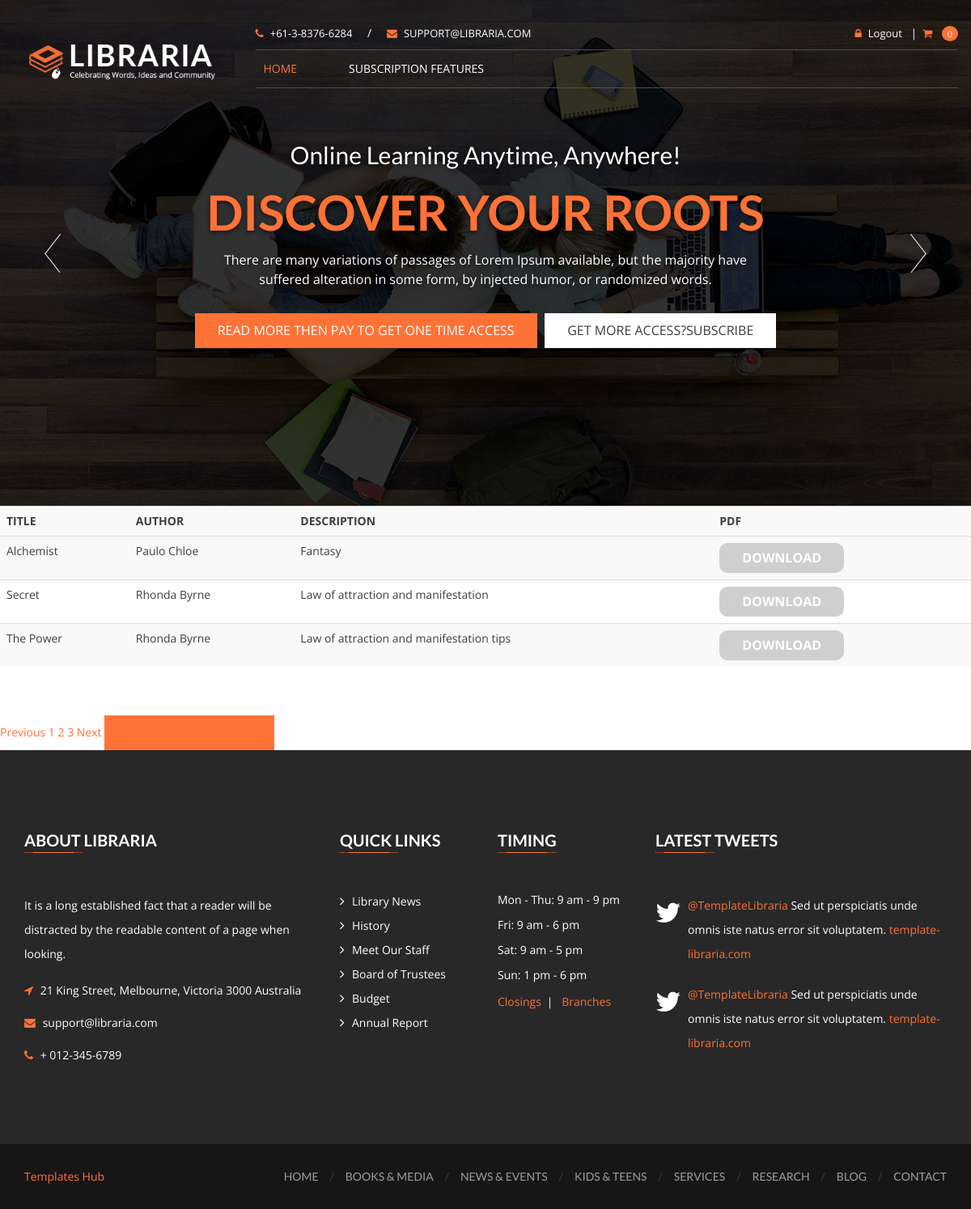
The app's page /userindex/?page=2 (signed in) with its own data.
### bookstoreapp/models.py (models this page shows, shortened)
class Book(models.Model):
    name = models.CharField(max_length=100)
    author = models.CharField(max_length=100)
    desc = models.CharField(max_length=1000)
    pdf = models.FileField(upload_to='media',null=True)

### bookstoreapp/views.py (the view)
# urls.py: path('userindex/',v.UserIndexView.as_view(),name="user/userindexpage"),
class UserIndexView(ListView):
    model=Book
    paginate_by = 3
    template_name="user/userindex.html"
    context_object_name='obj'

### bookstoreapp/templates/user/userindex.html (shortened to what this page needs)
{% load static %}
<!DOCTYPE html>
<html lang="zxx">
<head>
    <link href="{% static 'css/font-awesome.min.css' %}" rel="stylesheet" type="text/css" />
    <link href="{% static 'css/mmenu.css' %}" rel="stylesheet" type="text/css" />
    <link href="{% static 'css/mmenu.positioning.css' %}" rel="stylesheet" type="text/css" />
    <link href="{% static 'style.css' %}" rel="stylesheet" type="text/css" />
</head>
<body>
    <header id="header-v1" class="navbar-wrapper">
        <div class="container">
            <div class="row">
                <nav class="navbar navbar-default">
                    <div class="row">
                        <div class="col-md-3">
                            <div class="navbar-header">
                                <div class="navbar-brand">
                                    <h1>
                                        <a href="index-2.html">
                                            <img src="{% static 'images/libraria-logo-v1.png' %}"
                                                alt="LIBRARIA" />
                                        </a>
                                    </h1>
                                </div>
                            </div>
                        </div>
                        <div class="col-md-9">
                            <div class="header-topbar hidden-sm hidden-xs">
                                <div class="row">
                                    <div class="col-sm-6">
                                        <div class="topbar-info">
                                            <a href="tel:+61-3-8376-6284"><i class="fa fa-phone"></i>+61-3-8376-6284</a>
                                            <span>/</span>
                                            <a href="mailto:support@libraria.com"><i
                                                    class="fa fa-envelope"></i>support@libraria.com</a>
                                        </div>
                                    </div>
                                    <div class="col-sm-6">
                                        <div class="topbar-links">
                                            <a href="{% url 'registration/logout' %}"><i
                                                    class="fa fa-lock"></i>Logout</a>
                                            <span>|</span>
                                            <div class="header-cart dropdown">
                                                <a data-toggle="dropdown" class="dropdown-toggle"
                                                    href="{% url 'user/checkout' %}">
                                                    <i class="fa fa-shopping-cart"></i>
                                                    <small>0</small>
                                                </a>
                                            </div>
                                        </div>
                                    </div>
                                </div>
                            </div>
                            <div class="navbar-collapse hidden-sm hidden-xs">
                                <ul class="nav navbar-nav">
                                    <li class="dropdown active">
                                        <a data-toggle="dropdown" class="dropdown-toggle disabled"
                                            href="{% url 'homepage' %}">Home</a>
                                    </li>
                                    <li><a href="{% url 'user/cancelsubscription' %}">Subscription Features</a></li>
                                </ul>
                            </div>
                        </div>
                </nav>
            </div>
        </div>
    </header>
    <div data-ride="carousel" class="carousel slide" id="home-v1-header-carousel">
        <div class="carousel-inner">
            <div class="item active">
                <figure>
                    <img alt="Home Slide" src="{% static 'images/header-slider/home-v1/header-slide.jpg' %}" />
                </figure>
                <div class="container">
                    <div class="carousel-caption">
                        <h3>Online Learning Anytime, Anywhere!</h3>
                        <h2>Discover Your Roots</h2>
                        <p>There are many variations of passages of Lorem Ipsum available, but the majority have
                            suffered alteration in some form, by injected humor, or randomized words.</p>
                        <div class="slide-buttons hidden-sm hidden-xs">
                            <a href="{% url 'user/checkout' %}" class="btn btn-primary">Read More Then Pay to get one
                                time access</a>
                            <a href="{% url 'user/subscriptionplan' %}" class="btn btn-default">Get More
                                Access?Subscribe</a>
                        </div>
                    </div>
                </div>
            </div>
        </div>
        <a class="left carousel-control" href="#home-v1-header-carousel" data-slide="prev"></a>
        <a class="right carousel-control" href="#home-v1-header-carousel" data-slide="next"></a>
    </div>
    <body>
        {% if user.is_authenticated %}
        <table class='table table-primary table-striped'>
            <tr>
                <th>TITLE</th>
                <th>AUTHOR</th>
                <th>DESCRIPTION</th>
                <th>PDF</th>
            </tr>
            <tr>
                {% for i in obj %}
            <tr>
                <td>{{i.name}}</td>
                <td>{{i.author}}</td>
                <td>{{i.desc}}</td>
                <td><a class="btn btn-primary badge" href="{{i.pdf.url}}" download>Download</a></td>
            </tr>
            {% endfor %}
            </tr>
        </table>
        <br>
        <br>
        {% include "user/pagination.html" %}
        <button><a href="{% url 'chat-index' %}">GO TO Chat Group</a></button>
        {% else %}
        <a href="{% url 'registration/loginpage' %}"><i class="fa fa-lock"></i>Login </a>
        {% endif %}
        <footer class="site-footer">
            <div class="container">
                <div id="footer-widgets">
                    <div class="row">
                        <div class="col-md-4 col-sm-6 widget-container">
                            <div id="text-2" class="widget widget_text">
                                <h3 class="footer-widget-title">About Libraria</h3>
                                <span class="underline left"></span>
                                <div class="textwidget">
                                    It is a long established fact that a reader will be distracted by the readable
                                    content of a page when looking.
                                </div>
                                <address>
                                    <div class="info">
                                        <i class="fa fa-location-arrow"></i>
                                        <span>21 King Street, Melbourne, Victoria 3000 Australia</span>
                                    </div>
                                    <div class="info">
                                        <i class="fa fa-envelope"></i>
                                        <span><a href="mailto:support@libraria.com">support@libraria.com</a></span>
                                    </div>
                                    <div class="info">
                                        <i class="fa fa-phone"></i>
                                        <span><a href="tel:012-345-6789">+ 012-345-6789</a></span>
                                    </div>
                                </address>
                            </div>
                        </div>
                        <div class="col-md-2 col-sm-6 widget-container">
                            <div id="nav_menu-2" class="widget widget_nav_menu">
                                <h3 class="footer-widget-title">Quick Links</h3>
                                <span class="underline left"></span>
                                <div class="menu-quick-links-container">
                                    <ul id="menu-quick-links" class="menu">
                                        <li><a href="#">Library News</a></li>
                                        <li><a href="#">History</a></li>
                                        <li><a href="#">Meet Our Staff</a></li>
                                        <li><a href="#">Board of Trustees</a></li>
                                        <li><a href="#">Budget</a></li>
                                        <li><a href="#">Annual Report</a></li>
                                    </ul>
                                </div>
                            </div>
                        </div>
                        <div class="col-md-2 col-sm-6 widget-container">
                            <div id="text-4" class="widget widget_text">
                                <h3 class="footer-widget-title">Timing</h3>
                                <span class="underline left"></span>
                                <div class="timming-text-widget">
                                    <time datetime="2017-02-13">Mon - Thu: 9 am - 9 pm</time>
                                    <time datetime="2017-02-13">Fri: 9 am - 6 pm</time>
                                    <time datetime="2017-02-13">Sat: 9 am - 5 pm</time>
                                    <time datetime="2017-02-13">Sun: 1 pm - 6 pm</time>
                                    <ul>
                                        <li><a href="#">Closings</a></li>
                                        <li><a href="#">Branches</a></li>
                                    </ul>
                                </div>
                            </div>
                        </div>
                        <div class="col-md-4 col-sm-6 widget-container">
                            <div class="widget twitter-widget">
                                <h3 class="footer-widget-title">Latest Tweets</h3>
                                <span class="underline left"></span>
                                <div id="twitter-feed">
                                    <ul>
                                        <li>
                                            <p><a href="#">@TemplateLibraria</a> Sed ut perspiciatis unde omnis iste
                                                natus error sit voluptatem. <a href="#">template-libraria.com</a></p>
                                        </li>
                                        <li>
                                            <p><a href="#">@TemplateLibraria</a> Sed ut perspiciatis unde omnis iste
                                                natus error sit voluptatem. <a href="#">template-libraria.com</a></p>
                                        </li>
                                    </ul>
                                </div>
                            </div>
                        </div>
                    </div>
                </div>
            </div>
            <div class="sub-footer">
                <div class="container">
                    <div class="row">
                        <div class="footer-text col-md-3">
                            <p><a target="_blank" href="https://www.templateshub.net">Templates Hub</a></p>
                        </div>
                        <div class="col-md-9 pull-right">
                            <ul>
                                <li><a href="index-2.html">Home</a></li>
                                <li><a href="books-media-list-view.html">Books &amp; Media</a></li>
                                <li><a href="news-events-list-view.html">News &amp; Events</a></li>
                                <li><a href="#">Kids &amp; Teens</a></li>
                                <li><a href="services.html">Services</a></li>
                                <li><a href="#">Research</a></li>
                                <li><a href="blog.html">Blog</a></li>
                                <li><a href="contact.html">Contact</a></li>
                            </ul>
                        </div>
                    </div>
                </div>
            </div>
        </footer>
    </body>
</html>

### records on screen
Book: name "Alchemist", author "Paulo Chloe", desc "Fantasy"
Book: name "Secret", author "Rhonda Byrne", desc "Law of attraction and manifestation"
Book: name "The Power", author "Rhonda Byrne", desc "Law of attraction and manifestation tips"

### other values on screen
{{ i }} "1" "3"
{{ i }} "2"
